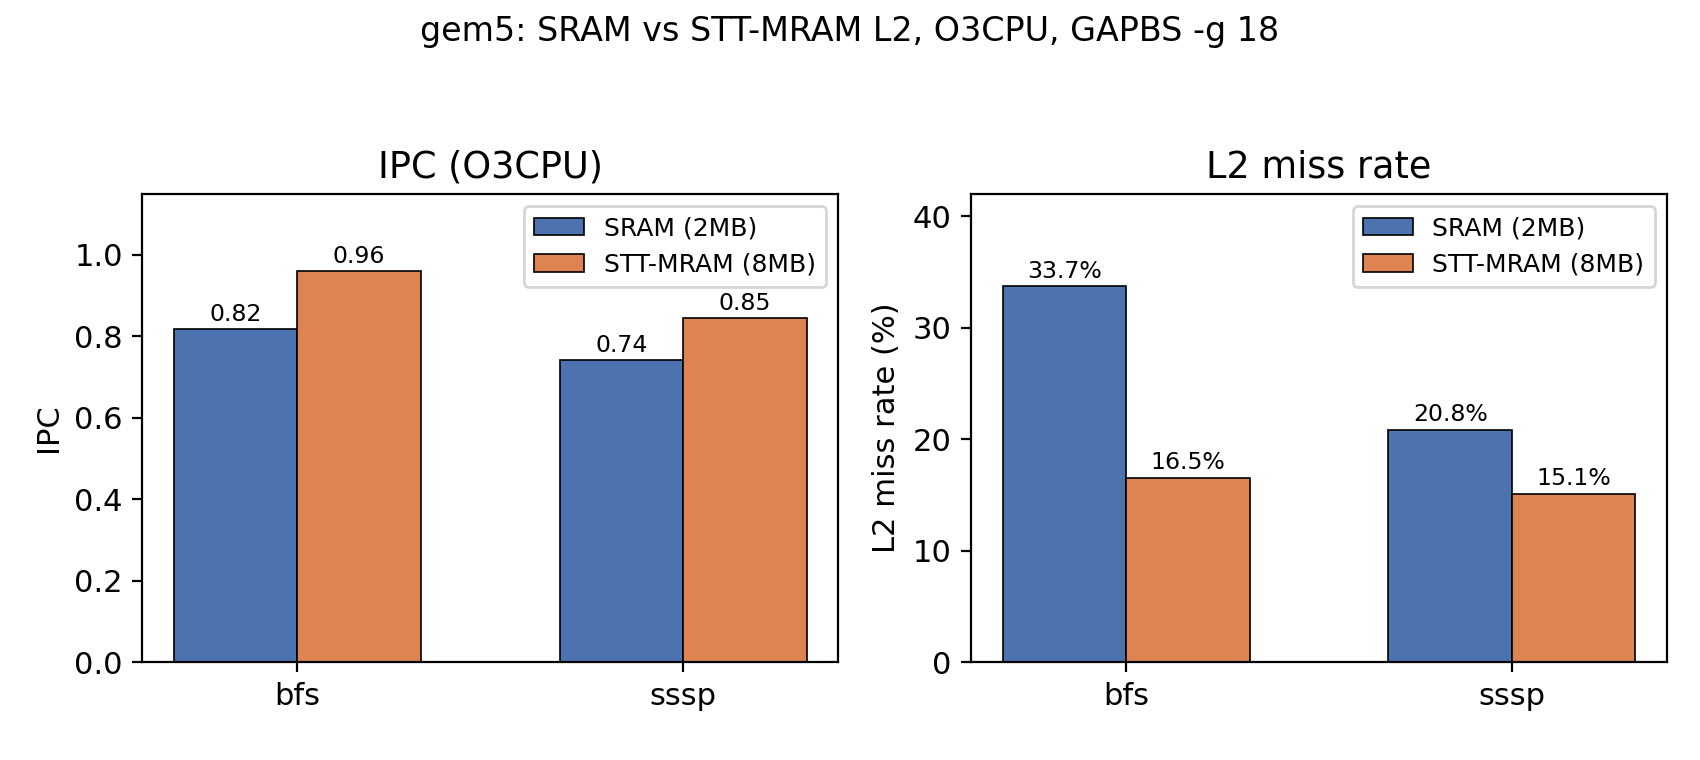

The script that saved this image:
import matplotlib.pyplot as plt
import pandas as pd
import numpy as np
import matplotlib
matplotlib.rcParams['font.size'] = 11

df = pd.read_csv('data/partE_gem5.csv')
kernels = df['kernel'].unique()
x = np.arange(len(kernels))
width = 0.32

sram = df[df['config']=='SRAM'].set_index('kernel')
mram = df[df['config']=='STT-MRAM'].set_index('kernel')

fig, axes = plt.subplots(1, 2, figsize=(8.5, 3.8))

axes[0].bar(x - width/2, sram.loc[kernels, 'ipc'], width, label='SRAM (2MB)', color='#4c72b0', edgecolor='black', linewidth=0.6)
axes[0].bar(x + width/2, mram.loc[kernels, 'ipc'], width, label='STT-MRAM (8MB)', color='#dd8452', edgecolor='black', linewidth=0.6)
axes[0].set_xticks(x); axes[0].set_xticklabels(kernels)
axes[0].set_ylabel('IPC'); axes[0].set_title('IPC (O3CPU)')
axes[0].legend(fontsize=9, loc='upper right')
for i, k in enumerate(kernels):
    axes[0].text(i - width/2, sram.loc[k,'ipc'] + 0.02, f"{sram.loc[k,'ipc']:.2f}", ha='center', fontsize=8.5)
    axes[0].text(i + width/2, mram.loc[k,'ipc'] + 0.02, f"{mram.loc[k,'ipc']:.2f}", ha='center', fontsize=8.5)
axes[0].set_ylim(0, 1.15)

axes[1].bar(x - width/2, sram.loc[kernels, 'l2_miss_rate_pct'], width, label='SRAM (2MB)', color='#4c72b0', edgecolor='black', linewidth=0.6)
axes[1].bar(x + width/2, mram.loc[kernels, 'l2_miss_rate_pct'], width, label='STT-MRAM (8MB)', color='#dd8452', edgecolor='black', linewidth=0.6)
axes[1].set_xticks(x); axes[1].set_xticklabels(kernels)
axes[1].set_ylabel('L2 miss rate (%)'); axes[1].set_title('L2 miss rate')
axes[1].legend(fontsize=9, loc='upper right')
for i, k in enumerate(kernels):
    axes[1].text(i - width/2, sram.loc[k,'l2_miss_rate_pct'] + 0.8, f"{sram.loc[k,'l2_miss_rate_pct']:.1f}%", ha='center', fontsize=8.5)
    axes[1].text(i + width/2, mram.loc[k,'l2_miss_rate_pct'] + 0.8, f"{mram.loc[k,'l2_miss_rate_pct']:.1f}%", ha='center', fontsize=8.5)
axes[1].set_ylim(0, 42)

fig.suptitle('gem5: SRAM vs STT-MRAM L2, O3CPU, GAPBS -g 18', fontsize=12)
plt.tight_layout(rect=[0, 0.02, 1, 0.93])
plt.savefig('plots/plot_partE.png', dpi=200)
print("saved")
